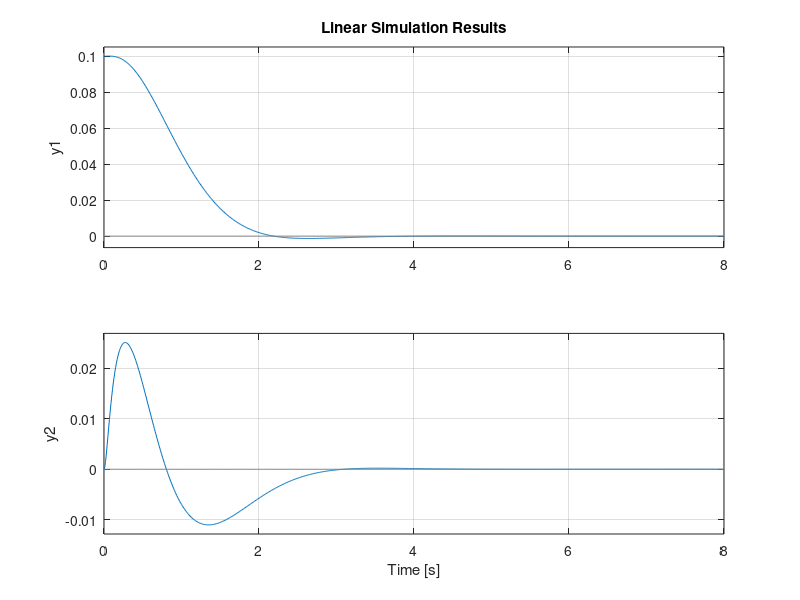

This chart was generated by the following MATLAB code:
%% Parametri sustava
m = 0.12;
M = 0.45;
L = 0.797;
r = 0.015;
I = M*L^2/12;
g = 9.81;
J = 2/5*m*r^2;

%% Prostor stanja
A = [0 1 0 0;
    0 0 -m*g/((J/r^2) + m) 0;
    0 0 0 1;
    0 0 0 0];
B = [0 m*r/(((J/r^2) + m)*I) 0 1/I]';
C = [1 0 0 0;
    0 0 1 0];
D = [0 0]';

%% Pojačanje
Q = [(1/(L/2))^2 0 0 0;
    0 1 0 0;
    0 0 (1/0.3)^2 0;
    0 0 0 1];
R = 1;
K = lqr(A, B, Q, R);

%% Regulator
Ar = A - B*K;
sys = ss(Ar, B, C, D);
t = 0:0.01:8;
u = zeros(size(t));
x0 = [0.1 0 0 0]';
lsim(sys, u, t, x0);







